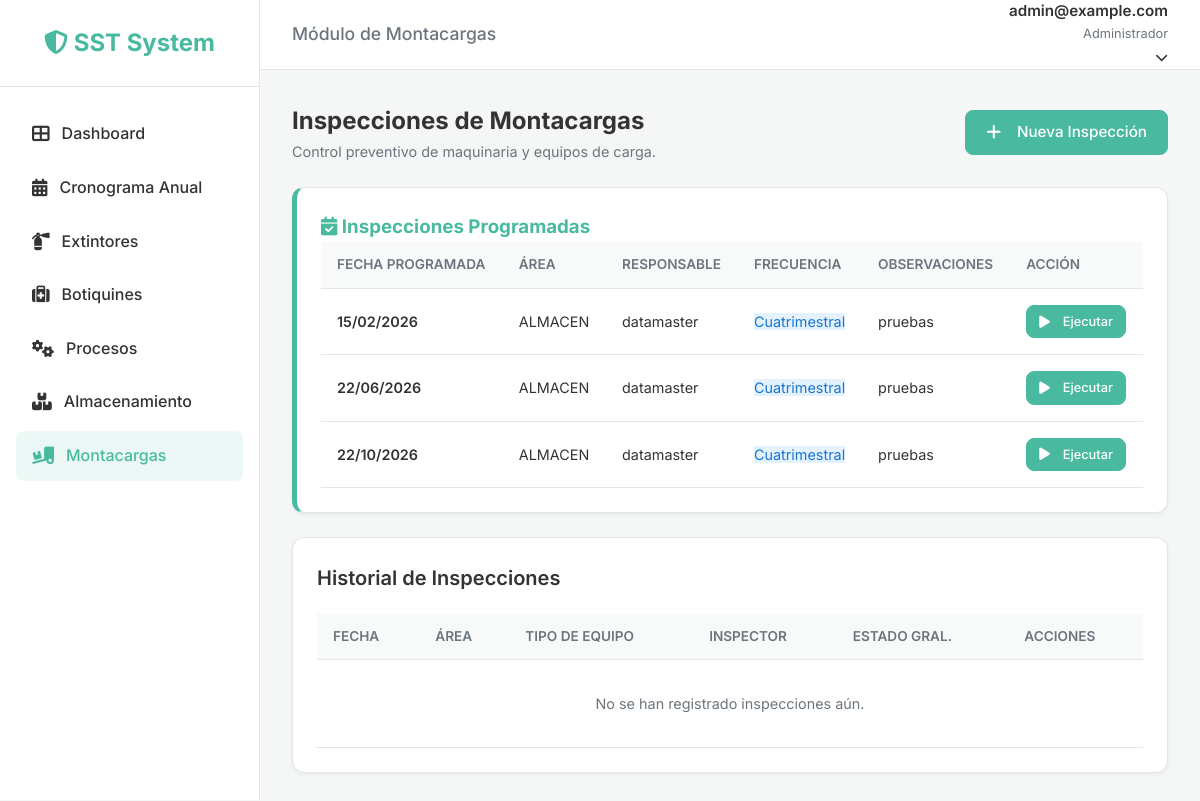
/inspections/forklift/ (signed in), run on the app's committed database.
### users/models.py (models this page shows, shortened)
class CustomUser(AbstractUser):
    email = models.EmailField(unique=True)
    document_number = models.CharField(max_length=20, blank=True, null=True)
    role = models.ForeignKey('roles.Role', on_delete=models.SET_NULL, null=True, blank=True,
                             related_name='users', verbose_name='Rol')
    updated_at = models.DateTimeField(auto_now=True)
    USERNAME_FIELD = 'email'
    REQUIRED_FIELDS = ['username', 'first_name', 'last_name']

### inspections/models.py (models this page shows, shortened)
class InspectionSchedule(models.Model):
    FREQUENCY_CHOICES = [
        ('Mensual', 'Mensual'),
        ('Bimestral', 'Bimestral'),
        ('Trimestral', 'Trimestral'),
        ('Cuatrimestral', 'Cuatrimestral'),
        ('Semestral', 'Semestral'),
        ('Anual', 'Anual'),
    ]
    STATUS_CHOICES = [
        ('Programada', 'Programada'),
        ('Realizada', 'Realizada'),
        ('Pendiente', 'Pendiente'),
    ]
    year = models.IntegerField(verbose_name="Año de Programación")
    area = models.ForeignKey(
        'Area',
        on_delete=models.PROTECT,
        verbose_name="Área a Inspeccionar",
        help_text="Seleccione el área donde se realizará la inspección"
    )
    inspection_type = models.CharField(max_length=200, verbose_name="Tipo de Inspección")
    frequency = models.CharField(max_length=20, choices=FREQUENCY_CHOICES, verbose_name="Frecuencia")
    scheduled_date = models.DateField(verbose_name="Fecha Programada")
    responsible = models.ForeignKey(
        settings.AUTH_USER_MODEL,
        on_delete=models.CASCADE,
        related_name='scheduled_inspections',
        verbose_name="Responsable"
    )
    status = models.CharField(
        max_length=20,
        choices=STATUS_CHOICES,
        default='Programada',
        verbose_name="Estado"
    )
    observations = models.TextField(blank=True, null=True, verbose_name="Observaciones")
    created_at = models.DateTimeField(auto_now_add=True)
    updated_at = models.DateTimeField(auto_now=True)
    class Meta:
        verbose_name = "Cronograma de Inspección"
        verbose_name_plural = "Cronogramas de Inspección"
        ordering = ['scheduled_date']

class Area(models.Model):
    class Meta:
        verbose_name = "Cronograma de Inspección"
        verbose_name_plural = "Cronogramas de Inspección"
        ordering = ['scheduled_date']
    """
    Standardized areas for the organization.
    Used across all inspection modules to ensure consistency.
    """
    name = models.CharField(max_length=200, unique=True, verbose_name="Nombre del Área")
    is_active = models.BooleanField(default=True, verbose_name="Activa")
    created_at = models.DateTimeField(auto_now_add=True)
    updated_at = models.DateTimeField(auto_now=True)
    class Meta:
        verbose_name = "Área"
        verbose_name_plural = "Áreas"
        ordering = ['name']
    def __str__(self):
        return self.name

### inspections/views.py (the view)
# urls.py: path('forklift/', ForkliftListView.as_view(), name='forklift_list'),
class ForkliftListView(LoginRequiredMixin, ScheduledInspectionsMixin, ListView):
    model = ForkliftInspection
    template_name = 'inspections/forklift_list.html'
    context_object_name = 'inspections'
    inspection_module_type = 'forklift'

### inspections/views.py (called while the page is built)
    def get_context_data(self, **kwargs):
        context = super().get_context_data(**kwargs)
        if self.inspection_module_type and self.inspection_module_type in self.INSPECTION_TYPE_MAP:
            keyword = self.INSPECTION_TYPE_MAP[self.inspection_module_type]
            qs = InspectionSchedule.objects.filter(
                inspection_type__icontains=keyword
            )
            schedule_id = self.request.GET.get('schedule_id')
            if schedule_id:
                qs = qs.filter(id=schedule_id)
            else:
                qs = qs.filter(status='Programada')
            context['scheduled_inspections'] = qs.select_related('responsible').order_by('scheduled_date')
        else:
            context['scheduled_inspections'] = InspectionSchedule.objects.none()
        return context

### templates/inspections/forklift_list.html (shortened to what this page needs)
{% extends 'base.html' %}
{% block header_title %}Módulo de Montacargas{% endblock %}
{% block content %}
<div class="dashboard-header">
    <div>
        <h1 style="font-size: 1.5rem; font-weight: 700;">Inspecciones de Montacargas</h1>
        <p style="color: var(--text-light); font-size: 0.9rem;">Control preventivo de maquinaria y equipos de carga.</p>
    </div>
    <a href="{% url 'forklift_create' %}" class="btn btn-primary">
        <i class="fas fa-plus" style="margin-right: 8px;"></i> Nueva Inspección
    </a>
</div>
{% if scheduled_inspections %}
<div class="card" style="border-left: 5px solid #49BAA0;">
    <h3 class="inspection-section-title" style="color: #49BAA0; border-color: #49BAA0;"><i
            class="fas fa-calendar-check"></i>
        Inspecciones Programadas</h3>
    <div class="table-wrapper">
        <table>
            <thead>
                <tr>
                    <th>Fecha Programada</th>
                    <th>Área</th>
                    <th>Responsable</th>
                    <th>Frecuencia</th>
                    <th>Observaciones</th>
                    <th>Acción</th>
                </tr>
            </thead>
            <tbody>
                {% for item in scheduled_inspections %}
                <tr>
                    <td style="font-weight: 600;">{{ item.scheduled_date|date:"d/m/Y" }}</td>
                    <td>{{ item.area }}</td>
                    <td>{{ item.responsible.get_full_name|default:item.responsible.username }}</td>
                    <td><span class="badge" style="background: #e3f2fd; color: #1976d2;">{{ item.frequency }}</span>
                    </td>
                    <td>{{ item.observations|truncatewords:8|default:"—" }}</td>
                    <td>
                        <a href="{% url 'forklift_create' %}?schedule_item={{ item.pk }}" class="btn btn-primary"
                            style="padding: 6px 12px; font-size: 0.8rem;">
                            <i class="fas fa-play" style="margin-right: 5px;"></i> Ejecutar
                        </a>
                    </td>
                </tr>
                {% endfor %}
            </tbody>
        </table>
    </div>
</div>
{% endif %}
<div class="card">
    <div class="card-header">
        <h3 class="card-title">Historial de Inspecciones</h3>
    </div>
    <div class="table-wrapper">
        <table>
            <thead>
                <tr>
                    <th>Fecha</th>
                    <th>Área</th>
                    <th>Tipo de Equipo</th>
                    <th>Inspector</th>
                    <th>Estado Gral.</th>
                    <th>Acciones</th>
                </tr>
            </thead>
            <tbody>
                {% for inspection in inspections %}
                <tr>
                    <td style="font-weight: 600;">{{ inspection.inspection_date|date:"d/m/Y" }}</td>
                    <td>{{ inspection.area }}</td>
                    <td>{{ inspection.get_forklift_type_display }}</td>
                    <td>{{ inspection.inspector }}</td>
                    <td>
                        <span
                            class="compliance-badge {% if inspection.general_status == 'Cumple' %}badge-success{% else %}badge-danger{% endif %}"
                            style="font-size: 0.75rem;">
                            {{ inspection.general_status }}
                        </span>
                    </td>
                    <td>
                        <div style="display: flex; gap: 8px;">
                            <a href="{% url 'forklift_detail' inspection.pk %}" class="btn-link" title="Ver Detalle"><i
                                    class="fas fa-eye"></i></a>
                            <a href="{% url 'forklift_edit' inspection.pk %}" class="btn-link"
                                style="color: var(--text-light);" title="Editar"><i class="fas fa-edit"></i></a>
                        </div>
                    </td>
                </tr>
                {% empty %}
                <tr>
                    <td colspan="6" style="text-align: center; padding: 32px; color: var(--text-light);">No se han
                        registrado inspecciones aún.</td>
                </tr>
                {% endfor %}
            </tbody>
        </table>
    </div>
</div>
{% endblock %}

### templates/base.html (shortened to what this page needs)
{% load static %}
<!DOCTYPE html>
<html lang="es">
<head>
    <link rel="stylesheet" href="https://cdnjs.cloudflare.com/ajax/libs/font-awesome/6.4.0/css/all.min.css">
    <link rel="stylesheet" href="https://cdnjs.cloudflare.com/ajax/libs/toastr.js/latest/toastr.min.css">
    <link rel="stylesheet" href="{% static 'css/style.css' %}">
</head>
<body>
    {% if user.is_authenticated %}
    <div class="app-wrapper">
        <aside class="sidebar">
            <div class="sidebar-header">
                <a href="{% url 'dashboard' %}" class="logo">
                    <i class="fas fa-shield-alt"></i> <span class="logo-text">SST System</span>
                </a>
            </div>
            <ul class="sidebar-menu">
                <li>
                    <a href="{% url 'dashboard' %}"
                        class="{% if request.resolver_match.url_name == 'dashboard' %}active{% endif %}">
                        <i class="fas fa-th-large"></i> <span>Dashboard</span>
                    </a>
                </li>
                <li>
                    <a href="{% url 'inspection_list' %}"
                        class="{% if request.resolver_match.url_name == 'inspection_list' %}active{% endif %}">
                        <i class="fas fa-calendar-alt"></i> <span>Cronograma Anual</span>
                    </a>
                </li>
                <li>
                    <a href="{% url 'extinguisher_list' %}"
                        class="{% if 'extinguisher' in request.path %}active{% endif %}">
                        <i class="fas fa-fire-extinguisher"></i> <span>Extintores</span>
                    </a>
                </li>
                <li>
                    <a href="{% url 'first_aid_list' %}" class="{% if 'first-aid' in request.path %}active{% endif %}">
                        <i class="fas fa-medkit"></i> <span>Botiquines</span>
                    </a>
                </li>
                <li>
                    <a href="{% url 'process_list' %}" class="{% if 'process' in request.path %}active{% endif %}">
                        <i class="fas fa-cogs"></i> <span>Procesos</span>
                    </a>
                </li>
                <li>
                    <a href="{% url 'storage_list' %}" class="{% if 'storage' in request.path %}active{% endif %}">
                        <i class="fas fa-boxes"></i> <span>Almacenamiento</span>
                    </a>
                </li>
                <li>
                    <a href="{% url 'forklift_list' %}" class="{% if 'forklift' in request.path %}active{% endif %}">
                        <i class="fas fa-truck-loading"></i> <span>Montacargas</span>
                    </a>
                </li>
            </ul>
        </aside>
        <div style="flex: 1; display: flex; flex-direction: column;">
            <header class="topbar">
                <div class="page-title">
                    <h2 style="font-size: 1.1rem; color: var(--text-light); font-weight: 500;">
                        {% block header_title %}Panel de Control{% endblock %}
                    </h2>
                </div>
                <div class="user-profile" style="position: relative;">
                    <div class="user-info" style="cursor: pointer;" onclick="toggleUserDropdown()">
                        <span class="user-name">{{ user.get_full_name|default:user.email }}</span>
                        <span class="user-role">{% if user.is_staff %}Administrador{% else %}Inspector{% endif %}</span>
                        <i class="fas fa-chevron-down"
                            style="margin-left: 8px; font-size: 0.8rem; transition: transform 0.3s;"></i>
                    </div>
                </div>
            </header>
            <main class="main-content">
                <div class="content-container">
                    {% block content %}{% endblock %}
                </div>
            </main>
        </div>
    </div>
    {% endif %}
</body>
</html>

### static/css/style.css (style rules this page uses)
:root { --primary-color: #49BAA0; --primary-hover: #3a9480; --bg-color: #f4f7f6; --sidebar-bg: #ffffff; --navbar-bg: #ffffff; --text-color: #333333; --text-light: #6c757d; --border-color: #e0e6ed; --white: #ffffff; --shadow-sm: 0 2px 4px rgba(0, 0, 0, 0.05); --shadow-md: 0 4px 6px rgba(0, 0, 0, 0.07); --sidebar-width: 260px; --transition: all 0.3s ease; }
* { margin: 0; padding: 0; box-sizing: border-box; }
body { font-family: 'Inter', -apple-system, BlinkMacSystemFont, "Segoe UI", Roboto, sans-serif; background-color: var(--bg-color); color: var(--text-color); line-height: 1.6; }
.app-wrapper { display: flex; min-height: 100vh; }
.sidebar { width: var(--sidebar-width); background-color: var(--sidebar-bg); border-right: 1px solid var(--border-color); position: fixed; height: 100vh; z-index: 1000; display: flex; flex-direction: column; }
.sidebar-header { padding: 24px; text-align: center; border-bottom: 1px solid var(--border-color); }
.sidebar-header .logo { font-size: 1.5rem; font-weight: 700; color: var(--primary-color); text-decoration: none; }
.sidebar-menu { flex: 1; padding: 20px 0; list-style: none; }
.sidebar-menu li { padding: 2px 16px; }
.sidebar-menu a { display: flex; align-items: center; padding: 12px 16px; text-decoration: none; color: var(--text-color); border-radius: 8px; transition: var(--transition); font-weight: 500; }
.sidebar-menu a:hover, .sidebar-menu a.active { background-color: rgba(73, 186, 160, 0.1); color: var(--primary-color); }
.sidebar-menu a i { margin-right: 12px; font-size: 1.1rem; }
.topbar { position: fixed; top: 0; right: 0; left: var(--sidebar-width); height: 70px; background-color: var(--navbar-bg); border-bottom: 1px solid var(--border-color); display: flex; align-items: center; justify-content: space-between; padding: 0 32px; z-index: 999; }
.user-profile { display: flex; align-items: center; gap: 16px; }
.user-info { text-align: right; }
.user-name { display: block; font-weight: 600; font-size: 0.95rem; }
.user-role { display: block; font-size: 0.8rem; color: var(--text-light); }
.main-content { margin-left: var(--sidebar-width); margin-top: 70px; padding: 32px; width: calc(100% - var(--sidebar-width)); }
.content-container { max-width: 1200px; margin: 0 auto; }
.card { background: var(--white); border-radius: 12px; box-shadow: var(--shadow-sm); padding: 24px; margin-bottom: 24px; border: 1px solid var(--border-color); }
.card-header { margin-bottom: 20px; display: flex; justify-content: space-between; align-items: center; }
.card-title { font-size: 1.25rem; font-weight: 600; }
.btn { display: inline-flex; align-items: center; justify-content: center; padding: 10px 20px; border-radius: 8px; font-weight: 500; text-decoration: none !important; cursor: pointer; border: 1px solid transparent; transition: all 0.2s ease; gap: 8px; font-size: 0.95rem; line-height: 1.5; white-space: nowrap; }
.btn-primary { background-color: var(--primary-color); border-color: var(--primary-color); color: white; }
.btn i { font-size: 1.1em; }
.table-wrapper { overflow-x: auto; }
.dashboard-header { display: flex; justify-content: space-between; align-items: center; margin-bottom: 24px; flex-wrap: wrap; gap: 16px; }
table { width: 100%; border-collapse: collapse; }
th { background-color: #f8faf9; padding: 12px 16px; text-align: left; font-weight: 600; font-size: 0.85rem; color: var(--text-light); border-bottom: 1px solid var(--border-color); text-transform: uppercase; }
td { padding: 16px; border-bottom: 1px solid var(--border-color); font-size: 0.9rem; }

### data on the page
CustomUser: get_full_name "admin@example.com"
InspectionSchedule: scheduled_date "15/02/2026", area "ALMACEN", responsible.get_full_name "datamaster", frequency "Cuatrimestral", observations "pruebas"
InspectionSchedule: scheduled_date "22/06/2026", area "ALMACEN", responsible.get_full_name "datamaster", frequency "Cuatrimestral", observations "pruebas"
InspectionSchedule: scheduled_date "22/10/2026", area "ALMACEN", responsible.get_full_name "datamaster", frequency "Cuatrimestral", observations "pruebas"
